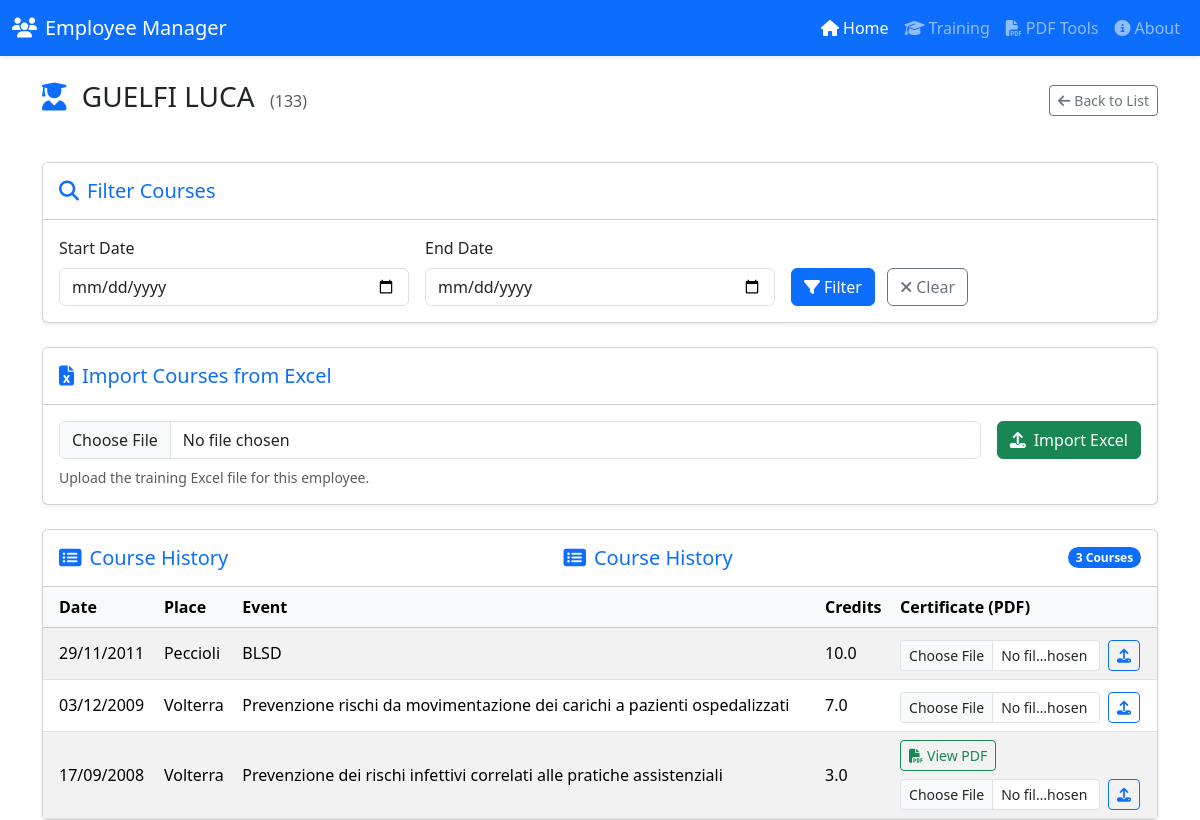
The app's page /training/2 with its own data.
### app.py (models this page shows)
class Employee(db.Model):
    id = db.Column(db.Integer, primary_key=True)
    code = db.Column(db.String(50))
    surname = db.Column(db.String(100))
    name = db.Column(db.String(100))
    fiscal_code = db.Column(db.String(16))
    hiring_date = db.Column(db.Date, nullable=True)
    termination_date = db.Column(db.Date, nullable=True)
    job_title = db.Column(db.String(100))
    birth_place = db.Column(db.String(100))
    birth_date = db.Column(db.Date, nullable=True)
    email = db.Column(db.String(120))
    courses = db.relationship('TrainingCourse', backref='employee', lazy=True)

class TrainingCourse(db.Model):
    id = db.Column(db.Integer, primary_key=True)
    employee_id = db.Column(db.Integer, db.ForeignKey('employee.id'), nullable=False)
    date = db.Column(db.Date, nullable=True)
    place = db.Column(db.String(200))
    event_name = db.Column(db.String(200))
    ecm_credits = db.Column(db.String(50))
    pdf_filename = db.Column(db.String(200), nullable=True)

### app.py (the view, shortened to what this page needs)
@app.route('/training/<int:employee_id>', methods=['GET', 'POST'])
def employee_training(employee_id):
    employee = Employee.query.get_or_404(employee_id)
    query = TrainingCourse.query.filter_by(employee_id=employee_id)
    start_date = request.args.get('start_date')
    end_date = request.args.get('end_date')
    if start_date:
        try:
            s_date = datetime.strptime(start_date, '%Y-%m-%d').date()
            query = query.filter(TrainingCourse.date >= s_date)
        except ValueError:
            pass # Ignore invalid date format
    if end_date:
        try:
            e_date = datetime.strptime(end_date, '%Y-%m-%d').date()
            query = query.filter(TrainingCourse.date <= e_date)
        except ValueError:
            pass # Ignore invalid date format
    courses = query.order_by(TrainingCourse.date.desc()).all()
    return render_template('employee_training.html', employee=employee, courses=courses)

### app.py (called while the page is built)
@app.before_request
def before_request():
    g.start_time = time.time()

@app.after_request
def after_request(response):
    if hasattr(g, 'start_time'):
        duration = time.time() - g.start_time
        app.logger.info(
            f"{request.remote_addr} - {request.method} {request.path} "
            f"{response.status_code} - {duration:.4f}s"
        )
    return response

### templates/employee_training.html (shortened to what this page needs)
{% extends 'base.html' %}
{% block content %}
<div class="row mb-4">
    <div class="col-12">
        <div class="d-flex justify-content-between align-items-center mb-3">
            <h3>
                <i class="fas fa-user-graduate me-2 text-primary"></i>
                {{ employee.surname }} {{ employee.name }}
                <small class="text-muted fs-6 ms-2">({{ employee.code }})</small>
            </h3>
            <a href="{{ url_for('training_list') }}" class="btn btn-outline-secondary btn-sm"><i
                    class="fas fa-arrow-left me-1"></i>Back to List</a>
        </div>
    </div>
</div>
<div class="row mb-4">
    <div class="col-md-12">
        <div class="card shadow-sm">
            <div class="card-header bg-white py-3">
                <h5 class="mb-0 text-primary"><i class="fas fa-search me-2"></i>Filter Courses</h5>
            </div>
            <div class="card-body">
                <form method="get" class="row g-3 align-items-end">
                    <div class="col-md-4">
                        <label for="start_date" class="form-label">Start Date</label>
                        <input type="date" class="form-control" id="start_date" name="start_date"
                            value="{{ request.args.get('start_date', '') }}">
                    </div>
                    <div class="col-md-4">
                        <label for="end_date" class="form-label">End Date</label>
                        <input type="date" class="form-control" id="end_date" name="end_date"
                            value="{{ request.args.get('end_date', '') }}">
                    </div>
                    <div class="col-md-4">
                        <button type="submit" class="btn btn-primary me-2"><i
                                class="fas fa-filter me-1"></i>Filter</button>
                        <a href="{{ url_for('employee_training', employee_id=employee.id) }}"
                            class="btn btn-outline-secondary"><i class="fas fa-times me-1"></i>Clear</a>
                    </div>
                </form>
            </div>
        </div>
    </div>
</div>
<div class="row mb-4">
    <div class="col-md-12">
        <div class="card shadow-sm">
            <div class="card-header bg-white py-3">
                <h5 class="mb-0 text-primary"><i class="fas fa-file-excel me-2"></i>Import Courses from Excel</h5>
            </div>
            <div class="card-body">
                <form method="post" enctype="multipart/form-data" class="row g-3 align-items-center">
                    <div class="col-auto flex-grow-1">
                        <input class="form-control" type="file" id="formFile" name="file" accept=".xlsx, .xls">
                    </div>
                    <div class="col-auto">
                        <button type="submit" class="btn btn-success"><i class="fas fa-upload me-2"></i>Import
                            Excel</button>
                    </div>
                </form>
                <div class="form-text mt-2">Upload the training Excel file for this employee.</div>
            </div>
        </div>
    </div>
</div>
<div class="card shadow-sm">
    <div class="card-header bg-white py-3 d-flex justify-content-between align-items-center">
        <h5 class="mb-0 text-primary"><i class="fas fa-list-alt me-2"></i>Course History</h5>
        <h5 class="mb-0 text-primary"><i class="fas fa-list-alt me-2"></i>Course History</h5>
        <span class="badge bg-primary rounded-pill">{{ courses|length }} Courses</span>
    </div>
    <div class="card-body p-0">
        <div class="table-responsive">
            <table class="table table-hover table-striped mb-0 align-middle">
                <thead class="table-light">
                    <tr>
                        <th class="ps-3">Date</th>
                        <th>Place</th>
                        <th>Event</th>
                        <th>Credits</th>
                        <th>Certificate (PDF)</th>
                    </tr>
                </thead>
                <tbody>
                    {% for course in courses %}
                    <tr>
                        <td class="ps-3">{{ course.date.strftime('%d/%m/%Y') if course.date else '-' }}</td>
                        <td>{{ course.place }}</td>
                        <td>{{ course.event_name }}</td>
                        <td>{{ course.ecm_credits }}</td>
                        <td>
                            {% if course.pdf_filename %}
                            <a href="{{ url_for('uploaded_file', filename=course.pdf_filename) }}"
                                class="btn btn-sm btn-outline-success mb-1" target="_blank">
                                <i class="fas fa-file-pdf me-1"></i>View PDF
                            </a>
                            {% endif %}
                            <form action="{{ url_for('upload_course_pdf', course_id=course.id) }}" method="post"
                                enctype="multipart/form-data" class="d-flex align-items-center mt-1">
                                <input type="file" name="pdf" class="form-control form-control-sm me-2" accept=".pdf"
                                    style="width: 200px;">
                                <button type="submit" class="btn btn-sm btn-outline-primary" title="Upload PDF">
                                    <i class="fas fa-upload"></i>
                                </button>
                            </form>
                        </td>
                    </tr>
                    {% endfor %}
                </tbody>
            </table>
        </div>
    </div>
</div>
{% endblock %}

### records on screen
Employee: surname "GUELFI", name "LUCA", code "133"
TrainingCourse: date "29/11/2011", place "Peccioli", event_name "BLSD", ecm_credits "10.0"
TrainingCourse: date "03/12/2009", place "Volterra", event_name "Prevenzione rischi da movimentazione dei carichi a pazienti ospedalizzati", ecm_credits "7.0"
TrainingCourse: date "17/09/2008", place "Volterra", event_name "Prevenzione dei rischi infettivi correlati alle pratiche assistenziali", ecm_credits "3.0"

### other values on screen
{{ courses|length }} "3"
